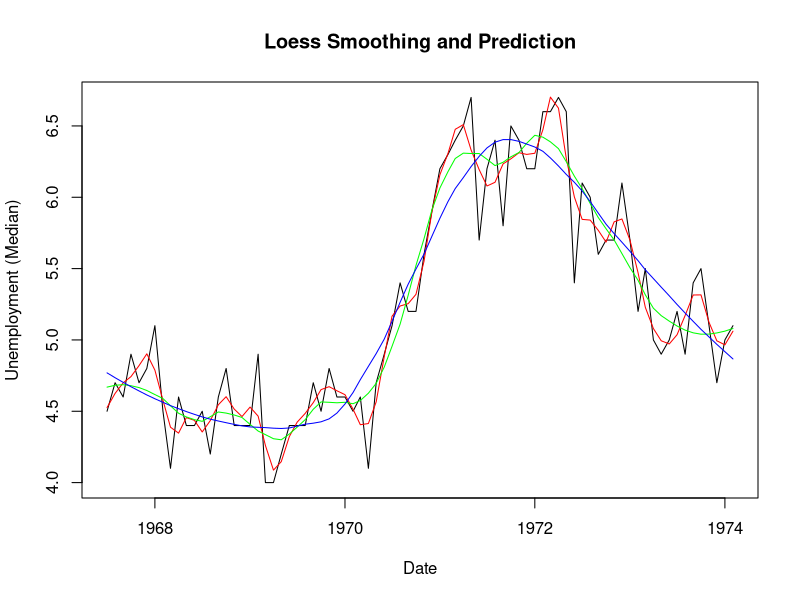
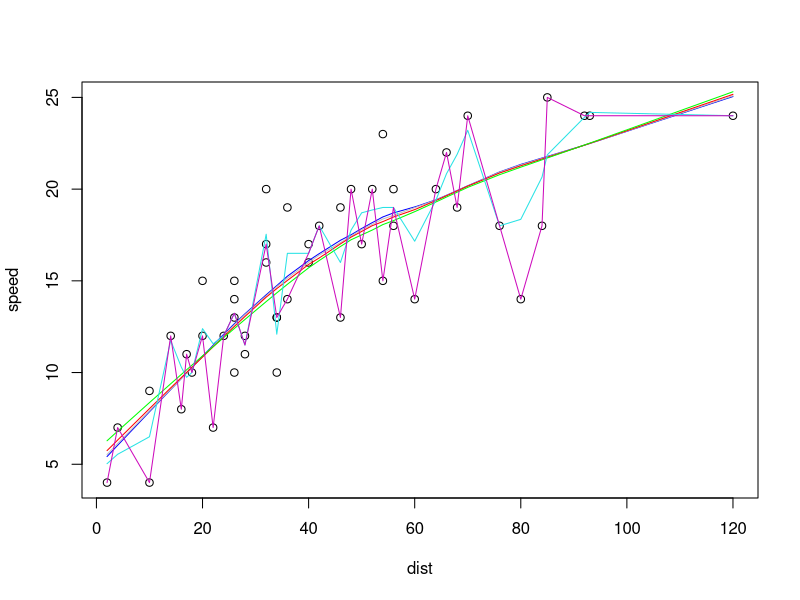

Write R code to recreate these figures, in order.
# LOESS Example from:
# http://r-statistics.co/Loess-Regression-With-R.html
data(economics, package="ggplot2")  # load data
economics$index <- 1:nrow(economics)  # create index variable
head(economics)
economics <- economics[1:80, ]  # retail 80rows for better graphical understanding
help("loess")
loessMod10 <- loess(uempmed ~ index, data=economics, span=0.10) # 10% smoothing span
loessMod25 <- loess(uempmed ~ index, data=economics, span=0.25) # 25% smoothing span
loessMod50 <- loess(uempmed ~ index, data=economics, span=0.50) # 50% smoothing span

# Predict Loess
smoothed10 <- predict(loessMod10) 
smoothed25 <- predict(loessMod25) 
smoothed50 <- predict(loessMod50) 
# From the plot, you would notice that as the span increases, the smoothing of the curve also increases.
# Code for Plot
# Plot it
plot(economics$uempmed, x=economics$date, type="l", main="Loess Smoothing and Prediction", xlab="Date", ylab="Unemployment (Median)")
lines(smoothed10, x=economics$date, col="red")
lines(smoothed25, x=economics$date, col="green")
lines(smoothed50, x=economics$date, col="blue")

# LOWESS example using the Cars dataset
data("cars")
head(cars)
str(cars) # we see 50 observation and 2 variables 
# now we create a plot, speed Vs distance
plot(speed ~ dist, data = cars)
# When we look at the plot, we see that there is a positive relationship between these two variables
# Read the documentation for the lowess function in RStudio
help("lowess")
# Now we will use the lowess() function
lowess(cars$speed ~ cars$dist)
# Now we will use the lowess() function along with the line() function 
# to draw the lines
lines(lowess(cars$speed ~ cars$dist, f=2/3), col="blue") 
# here the f value is the the smoother span, f= 2/3 = 0.666 
# the default value for smoother span is 0.666 in RStudio.

#This gives the proportion of points in the plot which influence the smooth at each value.
# Larger values give more smoothness.
# Change the "f" value and observe the shape of the line.
lines(lowess(cars$speed ~ cars$dist, f=0.75), col="gray")  # f = 0.75
lines(lowess(cars$speed ~ cars$dist, f=0.8), col="red")  # f = 0.8
lines(lowess(cars$speed ~ cars$dist, f=0.9), col="green")  # f = 0.9
lines(lowess(cars$speed ~ cars$dist, f=0.1), col= 5)  # f = 0.1
lines(lowess(cars$speed ~ cars$dist, f=0.01), col= 6)  # f = 0.01 
# Observe that, when we try to have a very lower values for "f", in this example, it will try to overfit points.

# Linear Discriminant Analysis Example using Iris dataset.
# In order to use the lda() function, you need to have the MASS library.
# Multiclass Classification 
library(MASS)
names(iris)
dim(iris) # check the dimensions of the iris dataset, you will see 150 rows and 5 columns
head(iris)

# Creating the training dataset using the Random sampling using the sample() function 
# we will allocate half of the dataset to train the model that we are planning to build.
# setting the seed value
set.seed(555)
Train <- sample(1:nrow(iris), nrow(iris)/2)
iris_Train <- iris[Train,] # Traning dataset
iris_Test <- iris[-Train,] # Testing dataset

# Read the lda() function documentation on RStudio
help(lda)
# now we will use the lda() function to fit the model
fit1 <- lda(Species ~ Sepal.Length + Sepal.Width + Petal.Length + Petal.Width, data = iris_Train)

# We will use the predict() function to conduct the prediction based on the fit1 model we built
# with the Train dataset
predict1 <- predict(fit1, iris_Train)
predict1_class <- predict1$class
predict1_class

# generating the confusion matrix using the table() function 
table1 <- table(predict1_class, iris_Train$Species)
table1
# Calculating the Accuracy of the prediction
sum(diag(table1))/sum(table1)

# Test dataset
predict2 <- predict(fit1, iris_Test)
predict2_class <- predict2$class
# table
table2 <- table(predict2_class, iris_Test$Species)
table2
# accuracy
sum(diag(table2))/sum(table2)
